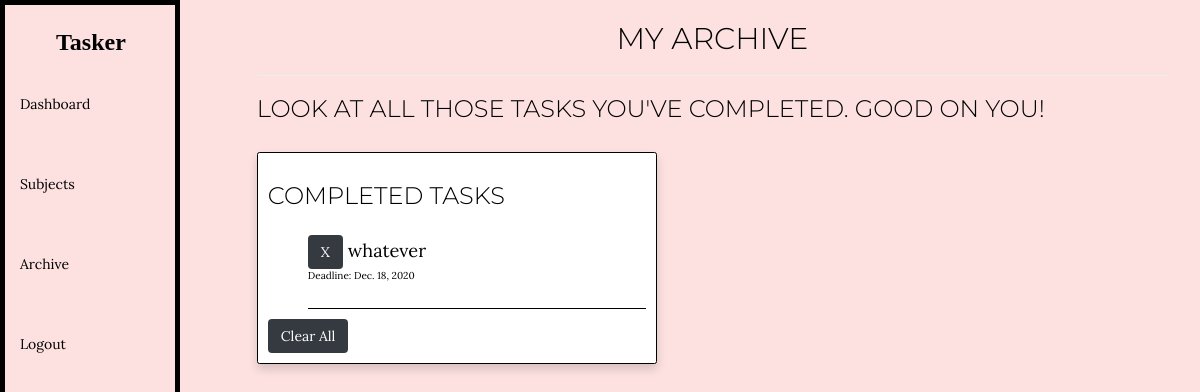
The page /archive (signed in) on the database as committed earlier.
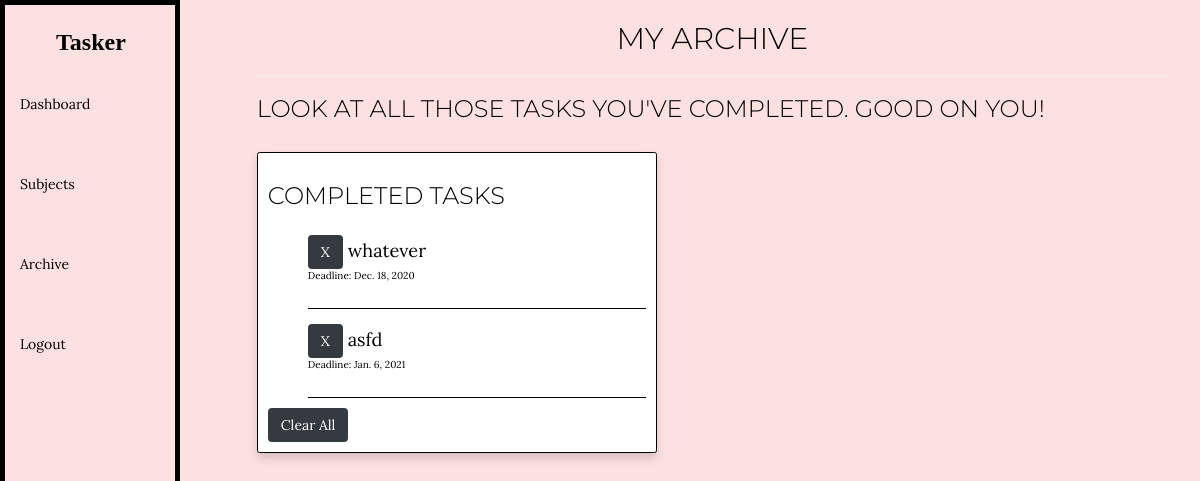
The same page on the database as committed later.
### Tasker/models.py (models this page shows, shortened)
class Tasks(models.Model):
    objects = models.Manager()
    user = models.ForeignKey(User, on_delete=models.CASCADE, default=None)
    task = models.CharField(max_length=200)
    deadline = models.DateField(null=True, blank=True)
    checked = models.BooleanField(default=False)

### Tasker/views.py (the view)
# urls.py: path("archive", views.archive, name="archive"),
@login_required
@csrf_exempt
def archive(request):
    if request.method == "GET":
        archived = Tasks.objects.filter(user=request.user, checked=True)
        if not archived:
            return render(request, "Tasker/archive.html", {"message": "No Tasks"})
        else:
            return render(request, "Tasker/archive.html", {"archived":archived})
    if request.method == "POST":
        Tasks.objects.filter(checked=True).delete()
        return HttpResponseRedirect(reverse("index"))

### Tasker/templates/Tasker/archive.html (shortened to what this page needs)
{% extends "Tasker/layout.html" %}
{% load static %}
{% block body %}
<div class="body">
    <head>
        <h2> My Archive </h2>
        <hr>
        <h3> Look at all those tasks you've completed. Good on you!</h3>
    </head>
    <br>
    <div class="task-view shadow p-3 mb-5 bg-white rounded">
        <h3> Completed Tasks </h3>
        <ul class="archived-items">
            {% for archive in archived %}
                <li class="task-items" id="{{archive.id}}"><input class="delete btn btn-dark" id="{{archive.id}}" type="submit" value="X" name="delete_task"/> {{archive.task}} <p id="time">Deadline: {{archive.deadline}}</p></li>
            {% endfor %}
        </ul>
        {% if not message %}
        <form method="POST">
            <button class="btn btn-dark delete_all">Clear All</button>
        </form>
        {% else %}
        {{message}}
        {% endif %}
    </div>
</div>
{% endblock %}

Rows that differ between the two databases and show on the page:
added Tasks: task "asfd", deadline "Jan. 6, 2021"
